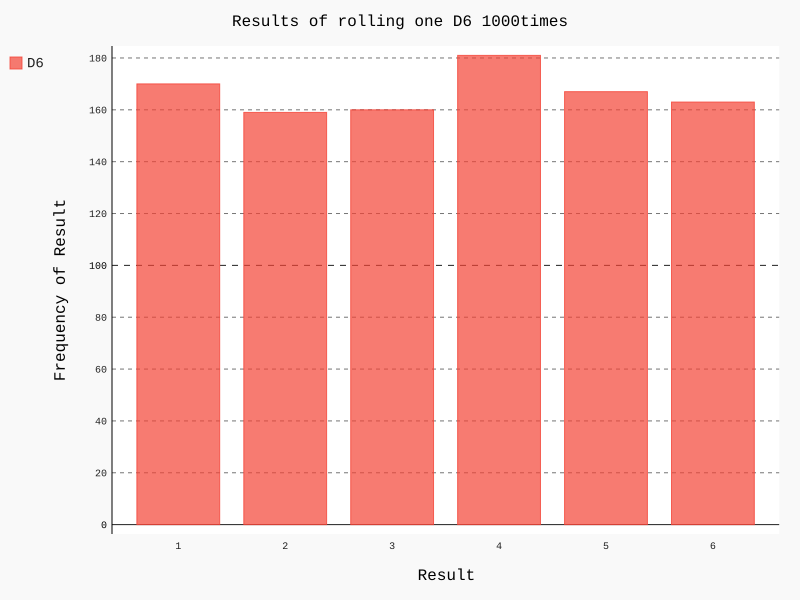

Here is the Python script that generated this plot:
import pygal
from die import Die

die = Die()
results = []
for roll_num in range(1000):
    result = die.roll()
    results.append(result)
frequencies = []
for value in range(1, die.num_sides + 1):
    frequency = results.count(value)
    frequencies.append(frequency)
hist = pygal.Bar()
hist.title = "Results of rolling one D6 1000times"
hist.x_labels = ['1', '2', '3', '4', '5', '6']
hist.x_title = "Result"
hist.y_title = "Frequency of Result"
hist.add('D6', frequencies)
hist.render_to_file('die_visual.svg')
